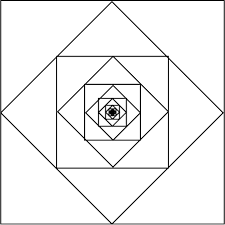
#> input picture self_similar.png, 225 x 225 px
$ python main.py
#> lines starting #> are read from the running program, lines starting #| are printed output that depends on the picture
import numpy as np
import cv2

def warp_conformal(image_path, output_path):
#> called with image_path = 'self_similar.png', output_path = 'escher_image.jpg'
    img = cv2.imread(image_path)
#> img is the input picture: shape (225, 225, 3); min 0, max 255, mean 240.6
    h, w = img.shape[:2]
#> h = 225; w = 225

    x = np.linspace(-2, 2, w)
#> x = 225 values from -2 to 2
    y = np.linspace(-2, 2, h)
#> y = 225 values from -2 to 2
    xv, yv = np.meshgrid(x, y)

    z = xv + 1j * yv

    s = 2
    cT = 1 - (np.log(s)**2)/(4*np.pi**2)+(np.log(s)/(2*np.pi))*1j
    z0 = 0 + 0j
    A = np.exp(z0*(1-cT))

    with np.errstate(divide='ignore', invalid='ignore'):
        f_z = np.pow(z,cT)*A

    u = np.real(f_z)
    v = np.imag(f_z)

    map_x = ((u + 4) / 8 * (w - 1)).astype(np.float32)
    map_y = ((v + 4) / 8 * (h - 1)).astype(np.float32)

    warped_img = cv2.remap(img, map_x, map_y, interpolation=cv2.INTER_LINEAR, borderMode=cv2.BORDER_CONSTANT)
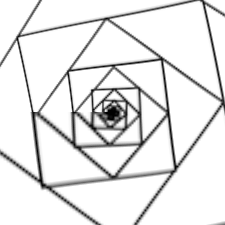
#> warped_img: shape (225, 225, 3); min 0, max 255, mean 230.9

    cv2.imwrite(output_path, warped_img)
    print(f"Warped image saved to {output_path}")

warp_conformal('self_similar.png', 'escher_image.jpg')
